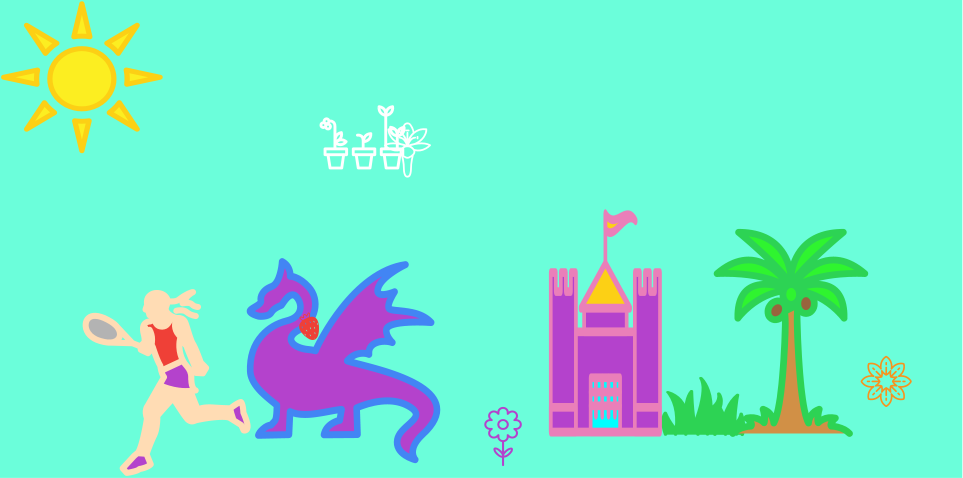
#> input picture contacts/images/dnm.png, 2887 x 1433 px, found by its file name (shown at 1/3 size)
$ python images.py
#> lines starting #> are read from the running program, lines starting #| are printed output that depends on the picture
from PIL import Image, ImageFilter


image = Image.open(r"/Users/altynai/Desktop/PycharmProjects/geekapp/contacts/images/dnm.png")
#> image is the input picture: PIL image 2887x1433 RGBA; mean R, G, B, A 116.9, 236.7, 208.1, 254.9

print(image.size)
#| (2887, 1433)

blurred = image.filter(ImageFilter.BLUR)
image.show()
blurred.show()


new_image = image.resize((500, 200))
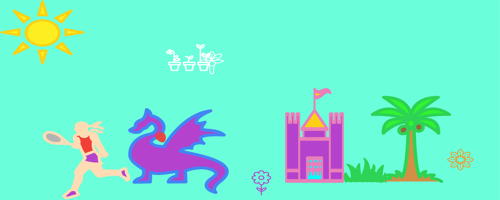
#> new_image: PIL image 500x200 RGBA; mean R, G, B, A 116.9, 236.7, 208.1, 254.9; transparent parts drawn white
# new_image.save("new_image500.png")
new_image.show()

image_cropped = image.crop((177, 882, 1179, 1707))
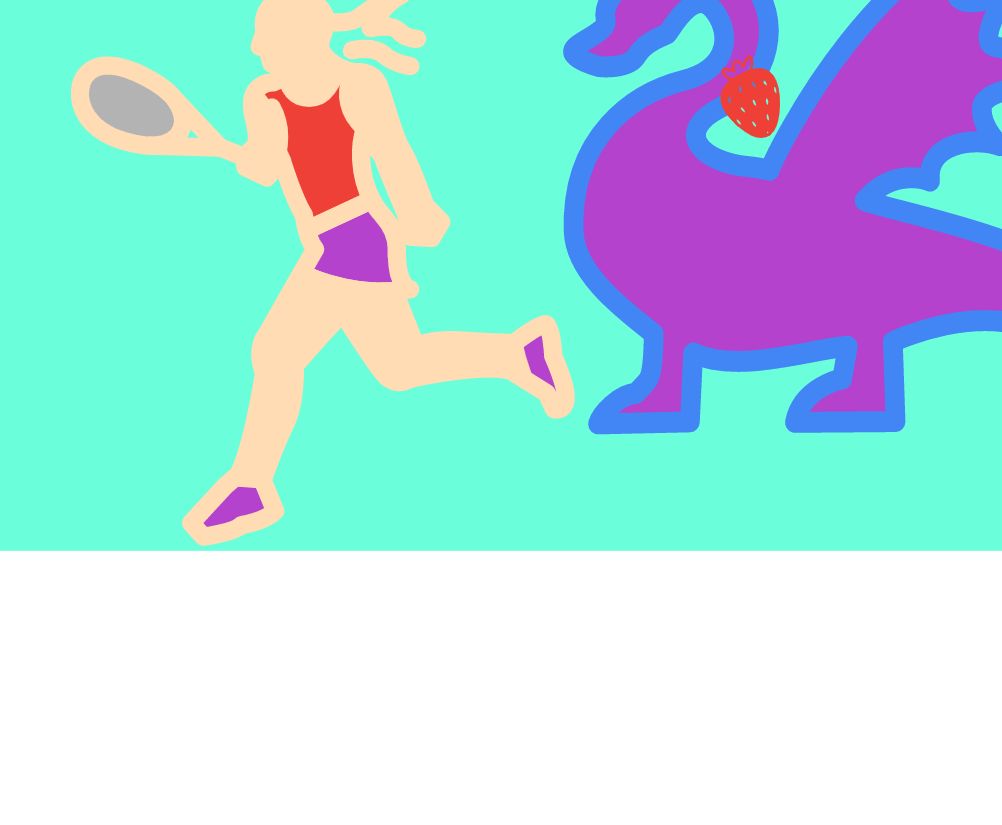
#> image_cropped: PIL image 1002x825 RGBA; mean R, G, B, A 91.9, 134.5, 140.2, 170.2; transparent parts drawn white
image_cropped.show()


img = image.filter(ImageFilter.CONTOUR)
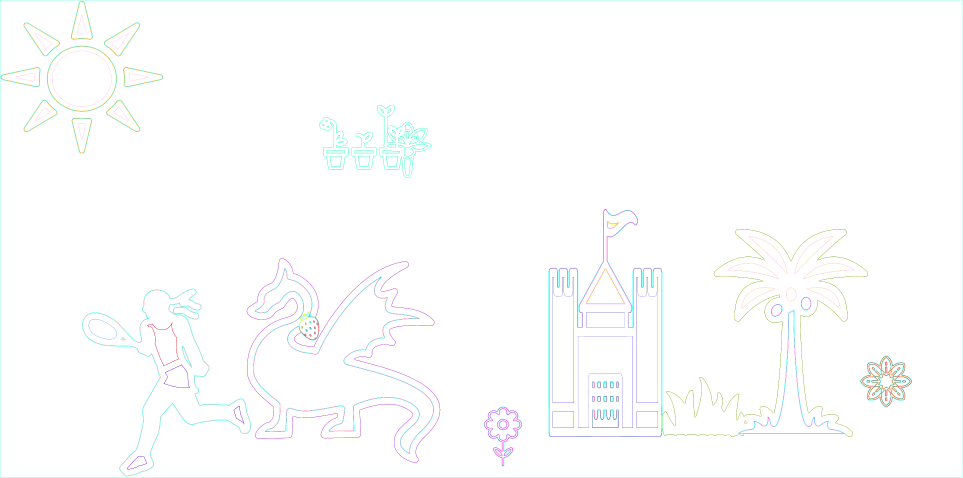
#> img: PIL image 2887x1433 RGBA (shown at 1/3 size); mean R, G, B, A 252.9, 253.6, 253.7, 254.9; transparent parts drawn white
img.show()
